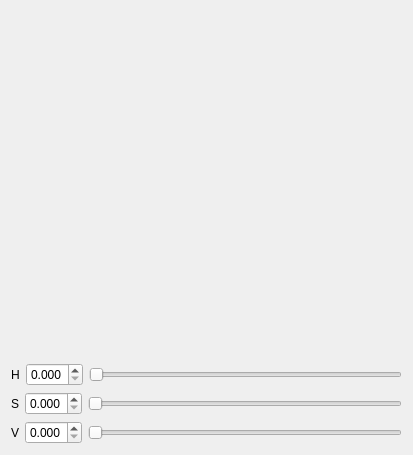
<?xml version="1.0" encoding="UTF-8"?>
<ui version="4.0">
 <class>Form</class>
 <widget class="QWidget" name="Form">
  <property name="geometry">
   <rect>
    <x>0</x>
    <y>0</y>
    <width>413</width>
    <height>455</height>
   </rect>
  </property>
  <property name="windowTitle">
   <string>Form</string>
  </property>
  <layout class="QVBoxLayout" name="verticalLayout">
   <item>
    <widget class="ColorWheel" name="widget" native="true">
     <property name="minimumSize">
      <size>
       <width>200</width>
       <height>200</height>
      </size>
     </property>
    </widget>
   </item>
   <item>
    <layout class="QHBoxLayout" name="horizontalLayout">
     <item>
      <widget class="QLabel" name="label">
       <property name="text">
        <string>H</string>
       </property>
       <property name="alignment">
        <set>Qt::AlignCenter</set>
       </property>
      </widget>
     </item>
     <item>
      <widget class="QDoubleSpinBox" name="doubleSpinBox">
       <property name="decimals">
        <number>3</number>
       </property>
       <property name="maximum">
        <double>1.000000000000000</double>
       </property>
       <property name="singleStep">
        <double>0.010000000000000</double>
       </property>
      </widget>
     </item>
     <item>
      <widget class="QSlider" name="horizontalSlider">
       <property name="maximum">
        <number>359</number>
       </property>
       <property name="orientation">
        <enum>Qt::Horizontal</enum>
       </property>
      </widget>
     </item>
    </layout>
   </item>
   <item>
    <layout class="QHBoxLayout" name="horizontalLayout_2">
     <item>
      <widget class="QLabel" name="label_2">
       <property name="text">
        <string>S</string>
       </property>
       <property name="alignment">
        <set>Qt::AlignCenter</set>
       </property>
      </widget>
     </item>
     <item>
      <widget class="QDoubleSpinBox" name="doubleSpinBox_2">
       <property name="decimals">
        <number>3</number>
       </property>
       <property name="maximum">
        <double>1.000000000000000</double>
       </property>
       <property name="singleStep">
        <double>0.010000000000000</double>
       </property>
      </widget>
     </item>
     <item>
      <widget class="QSlider" name="horizontalSlider_2">
       <property name="maximum">
        <number>255</number>
       </property>
       <property name="orientation">
        <enum>Qt::Horizontal</enum>
       </property>
      </widget>
     </item>
    </layout>
   </item>
   <item>
    <layout class="QHBoxLayout" name="horizontalLayout_3">
     <item>
      <widget class="QLabel" name="label_3">
       <property name="text">
        <string>V</string>
       </property>
       <property name="alignment">
        <set>Qt::AlignCenter</set>
       </property>
      </widget>
     </item>
     <item>
      <widget class="QDoubleSpinBox" name="doubleSpinBox_3">
       <property name="decimals">
        <number>3</number>
       </property>
       <property name="maximum">
        <double>1.000000000000000</double>
       </property>
       <property name="singleStep">
        <double>0.010000000000000</double>
       </property>
      </widget>
     </item>
     <item>
      <widget class="QSlider" name="horizontalSlider_3">
       <property name="maximum">
        <number>255</number>
       </property>
       <property name="orientation">
        <enum>Qt::Horizontal</enum>
       </property>
      </widget>
     </item>
    </layout>
   </item>
  </layout>
 </widget>
 <customwidgets>
  <customwidget>
   <class>ColorWheel</class>
   <extends>QWidget</extends>
   <header>colorwheel.h</header>
   <container>1</container>
  </customwidget>
 </customwidgets>
 <resources/>
 <connections/>
</ui>
